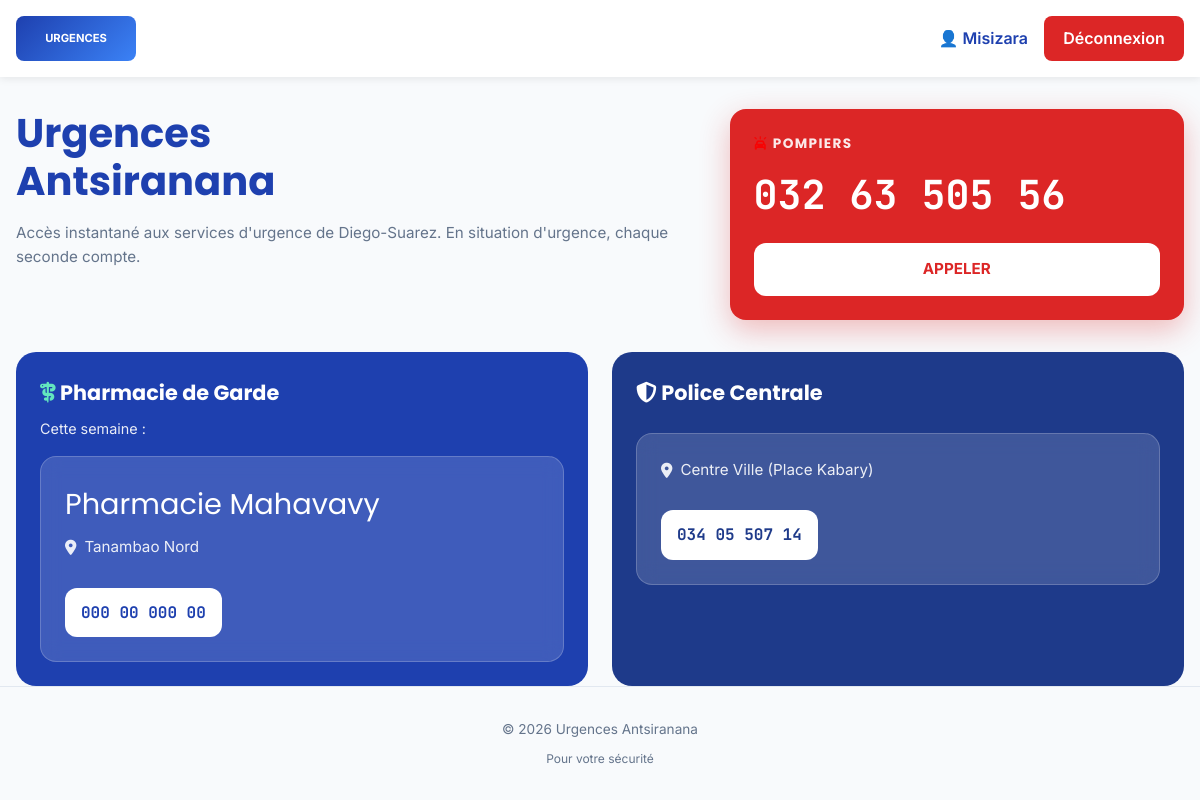
The app's page / (signed in) with its own data.
### tables this page shows
CREATE TABLE `service` (
  `id_service` int(11) NOT NULL,
  `libelle` varchar(255) NOT NULL,
  `telephone` varchar(50) NOT NULL,
  `adresse` varchar(255) NOT NULL,
  `latitude` decimal(10,7) DEFAULT NULL,
  `longitude` decimal(10,7) DEFAULT NULL,
  `id_quartier` int(11) NOT NULL,
  `id_type` int(11) NOT NULL,
  `actif` tinyint(1) NOT NULL DEFAULT 1,
  `description` text DEFAULT NULL,
  `date_creation` timestamp NOT NULL DEFAULT current_timestamp(),
  `date_modification` timestamp NOT NULL DEFAULT current_timestamp() ON UPDATE current_timestamp()
);

CREATE TABLE `quartier` (
  `id_quartier` int(11) NOT NULL,
  `nom_quartier` varchar(100) NOT NULL,
  `latitude` decimal(10,7) DEFAULT NULL,
  `longitude` decimal(10,7) DEFAULT NULL
);

### includes/db_connect.php (called while the page is built, shortened)
<?php
function getPharmacieGarde($pdo) {
    $today = date('Y-m-d');
    $stmt = $pdo->prepare("
        SELECT s.libelle AS nom_service, s.telephone AS numero_telephone, q.nom_quartier
        FROM garde g
        JOIN service s ON g.id_service = s.id_service
        JOIN type_service ts ON s.id_type = ts.id_type
        JOIN quartier q ON s.id_quartier = q.id_quartier
        WHERE :today BETWEEN g.date_debut AND g.date_fin
          AND ts.nom_type = 'Pharmacie'
          AND s.actif = 1
        ORDER BY g.date_debut DESC
        LIMIT 1
    ");
    $stmt->execute(['today' => $today]);
    $result = $stmt->fetch(PDO::FETCH_ASSOC);
    return $result ?: null;
}
?>

### index.php (the view, shortened to what this page needs)
<?php
require_once './includes/db_connect.php';
$is_logged_in = isset($_SESSION["id_utilisateur"]);
$pharmacie_garde = getPharmacieGarde($pdo);
$stmt_police = $pdo->prepare(
    "SELECT s.libelle AS nom_service, s.telephone AS numero_telephone, s.adresse, q.nom_quartier
     FROM service s
     JOIN quartier q ON s.id_quartier = q.id_quartier
     WHERE s.libelle = 'Police Centrale'
     LIMIT 1"
);
$stmt_police->execute();
$police_centrale = $stmt_police->fetch(PDO::FETCH_ASSOC);
?>
<!DOCTYPE html>
<html lang="fr">
<head>
    <link rel="stylesheet" href="./asset/icon/fontAwesome/all.min.css">
</head>
<body>
    <header>
        <div class="container">
            <a href="index.php" class="logo-placeholder">URGENCES</a>
            <nav class="nav-links">
                <?php if ($is_logged_in): ?>
                    <div style="display: flex; gap: 1rem; align-items: center;">
                        <a href="#" style="color: var(--blue-deep); font-weight: 600;">👤 <?php echo htmlspecialchars($_SESSION['user_prenom']); ?></a>
                        <a href="logout.php" style="background: var(--red-emergency); color: white; padding: 0.6rem 1.2rem; border-radius: 8px; text-decoration: none; font-weight: 600;">Déconnexion</a>
                    </div>
                <?php endif; ?>
            </nav>
        </div>
    </header>
    <main class="container">
        <section class="hero fade-in">
            <div class="hero-content">
                <h1>Urgences<br>Antsiranana</h1>
                <p>Accès instantané aux services d'urgence de Diego-Suarez. En situation d'urgence, chaque seconde compte.</p>
            </div>
            <div class="emergency-banner">
                <h2><i class="fa-solid fa-car-on" style="color: rgb(250, 0, 0);"></i> Pompiers</h2>
                <span class="phone-number">032 63 505 56</span>
                <a href="tel:0326350556" class="btn-call">APPELER</a>
            </div>
        </section>
        <div class="guard-row">
            <section id="pharmacie" class="guard-block pharmacy-guard fade-in" style="animation-delay: 0.2s;">
                <div class="guard-content">
                    <div class="guard-info">
                        <h2><i class="fa-solid fa-staff-snake" style="color: rgb(99, 230, 190);"></i> Pharmacie de Garde</h2>
                        <p style="font-size: 0.9rem; opacity: 0.9;">Cette semaine :</p>
                    </div>
                    <?php if ($pharmacie_garde): ?>
                        <div class="guard-card-highlight">
                            <div class="guard-name"><?php echo htmlspecialchars($pharmacie_garde['nom_service']); ?></div>
                            <div class="guard-location"><i class="fa-solid fa-location-dot"></i> <?php echo htmlspecialchars($pharmacie_garde['nom_quartier']); ?></div>
                            <a href="tel:<?php echo str_replace(' ', '', $pharmacie_garde['numero_telephone']); ?>" class="guard-call">
                                <span class="phone-number"><?php echo htmlspecialchars($pharmacie_garde['numero_telephone']); ?></span>
                            </a>
                        </div>
                    <?php else: ?>
                        <div class="guard-card-highlight">
                            <p><i class="fa-solid fa-exclamation-triangle"></i> Aucune pharmacie assignée.</p>
                        </div>
                    <?php endif; ?>
                </div>
            </section>
            <section id="police" class="guard-block police-guard fade-in" style="animation-delay: 0.3s;">
                <div class="guard-content">
                    <div class="guard-info">
                        <h2><i class="fa-solid fa-shield-halved"></i> Police Centrale</h2>
                    </div>
                    <?php if ($police_centrale): ?>
                        <div class="guard-card-highlight">
                            <div class="guard-location"><i class="fa-solid fa-location-dot"></i> <?php echo htmlspecialchars($police_centrale['adresse']); ?> (<?php echo htmlspecialchars($police_centrale['nom_quartier']); ?>)</div>
                            <a href="tel:<?php echo str_replace(' ', '', $police_centrale['numero_telephone']); ?>" class="guard-call">
                                <span class="phone-number"><?php echo htmlspecialchars($police_centrale['numero_telephone']); ?></span>
                            </a>
                        </div>
                    <?php else: ?>
                        <div class="guard-card-highlight">
                            <p><i class="fa-solid fa-exclamation-triangle"></i> Numéro non disponible.</p>
                        </div>
                    <?php endif; ?>
                </div>
            </section>
        </div>
    </main>
    <footer>
        <div class="container">
            <p>&copy; 2026 Urgences Antsiranana</p>
            <p style="font-size: 0.75rem; margin-top: 0.5rem;">Pour votre sécurité</p>
        </div>
    </footer>
</body>
</html>

### records on screen
service: libelle "Pharmacie Mahavavy", id_quartier.nom_quartier "Tanambao Nord", telephone "000 00 000 00"
service: adresse "Centre Ville", id_quartier.nom_quartier "Place Kabary", telephone "034 05 507 14"

### other values on screen
$_SESSION['user_prenom'] "Misizara"
